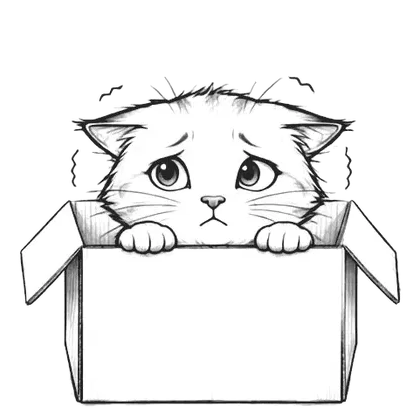
#> input picture assets/cats/anxiety.webp, 420 x 420 px
$ python kf.py ../../assets/cats/alcohol.webp ../../assets/cats/anxiety.webp
#> lines starting #> are read from the running program, lines starting #| are printed output that depends on the picture; after the words box and inside, x2 and y2 are one past the last pixel; in counts of white or black regions, pixels touching at a corner belong together
"""Keyframe pipeline: align AI-edited frames to a base image, cut out, fill body white.
usage: kf.py NAME base.png frame1.png frame2.png ...   -> /mnt/user-data/outputs/pixi_cats/NAME/01.png ...
Frames are aligned (similarity transform) to base using AKAZE matches + RANSAC,
refined with ECC on the lower (static) part. Output: square RGBA 512px, same crop for all."""
import sys, os
import numpy as np, cv2
from scipy import ndimage as ndi
from PIL import Image, ImageFilter

def ink(path, size=1024):
#> called with path = '../../assets/cats/anxiety.webp', size = 1024
    im = Image.open(path).convert('L').resize((size, size), Image.LANCZOS)
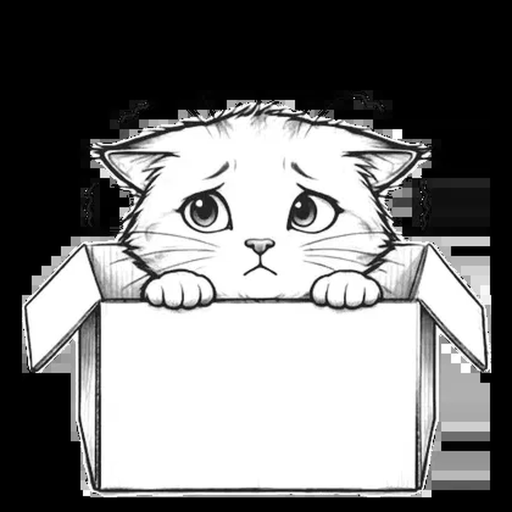
#> im: PIL image 1024x1024 L (shown at 1/2 size); min 0, max 255, mean 124.2
    a = np.array(im).astype(np.float32)
    return np.clip((230 - a) / 170, 0, 1)
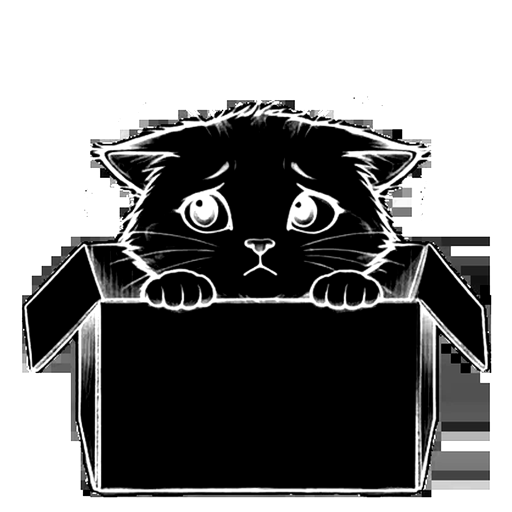
#> returned value: shape (1024, 1024) float32 (shown at 1/2 size); min 0, max 1, mean 0.525

# [45 lines left out: functions align, cutout, not called in this run]

if __name__ == '__main__':
    name, base_p, frames = sys.argv[1], sys.argv[2], sys.argv[3:]
    base = ink(base_p)
    H, Wd = base.shape
#> H = 1024; Wd = 1024
    static = np.zeros_like(base, bool); static[int(H * 0.55):, :] = True   # lower body/feet/tail rarely move
    inks = [base]
    for f in frames:
        img = ink(f)
        M = align(base, img, static)
        inks.append(cv2.warpAffine(img, M, (Wd, H), flags=cv2.INTER_LINEAR))
        print(os.path.basename(f), 'scale %.3f rot %.2f tx %.1f ty %.1f' % (np.hypot(M[0,0], M[1,0]), np.degrees(np.arctan2(M[1,0], M[0,0])), M[0,2], M[1,2]))
    # common crop: union bbox over all frames, square, with margin
    union = np.zeros_like(base, bool)
    for k in inks: union |= k > 0.2
#> this loop made 1 pass
#> pass 1, `for k in inks: union |= k > 0.2`:
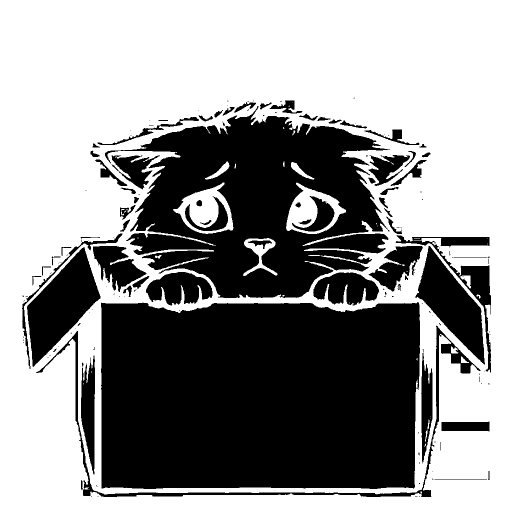
#> union: shape (1024, 1024) bool (shown at 1/2 size); 57.4% white; 159 black regions (94 under 20 px), largest, box (x1, y1, x2, y2) and area: (202, 604, 840, 978) 230275, (210, 212, 780, 596) 118490, (54, 494, 201, 734) 16871
    if os.environ.get('FIXED', '1') == '1':
        # same crop for every animation: square around the BASE cat, bottom-anchored
        ys, xs = np.where(base > 0.2)
        by0, by1, bx0, bx1 = ys.min(), ys.max(), xs.min(), xs.max()
#> by0 = 0; by1 = 1023; bx0 = 0; bx1 = 1023
        side = int((by1 - by0) * 1.30); cx = (bx0 + bx1) // 2
#> after `side = int((by1 - by0) * 1.3)`: side = 1329
#> after `cx = (bx0 + bx1) // 2`: cx = 511
        if os.environ.get('CROPREF'):
            ref = ink(os.environ['CROPREF']); ry, rx = np.where(ref > 0.2)
            rh = ry.max() - ry.min(); side = int(rh * 1.30)
            by0 = by1 - rh
        y1 = by1 + int((by1 - by0) * 0.03); y0 = y1 - side; x0 = cx - side // 2
#> after `y1 = by1 + int((by1 - by0) * 0.03)`: y1 = 1053
#> after `y0 = y1 - side`: y0 = -276
#> after `x0 = cx - side // 2`: x0 = -153
        uy, ux = np.where(union)
        if uy.min() < y0 or ux.min() < x0 or ux.max() > x0 + side:
            print('WARNING: some frame exceeds the fixed crop', uy.min() - y0, ux.min() - x0, x0 + side - ux.max())
    else:
        ys, xs = np.where(union); pad = 24
        y0, y1, x0, x1 = ys.min() - pad, ys.max() + pad, xs.min() - pad, xs.max() + pad
        side = max(y1 - y0, x1 - x0); cx = (x0 + x1) // 2
        y0 = max(0, y1 - side); x0 = max(0, cx - side // 2)
    out_dir = f'/mnt/user-data/outputs/pixi_cats/{name}'; os.makedirs(out_dir, exist_ok=True)
#> (the run stopped early here; a loop or call above may not have finished)

$ run again, on assets/cats/bell.webp
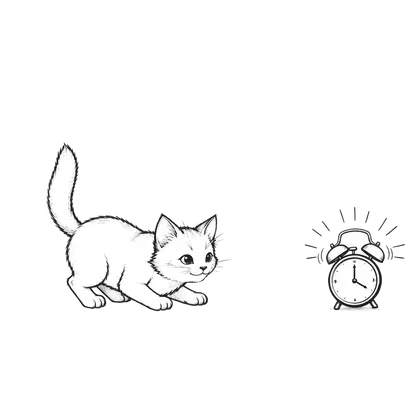
#> input picture assets/cats/bell.webp, 420 x 420 px
#> in ink, `im = Image.open(path).convert('L').resize((size, size), Image.LANCZOS)`:
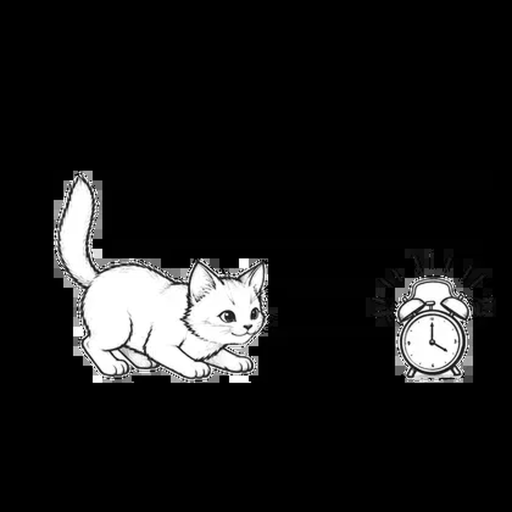
#> im: PIL image 1024x1024 L (shown at 1/2 size); min 0, max 255, mean 26.1
#> the loop `for k in inks: union |= k > 0.2` made 1 pass
#> pass 1, `for k in inks: union |= k > 0.2`:
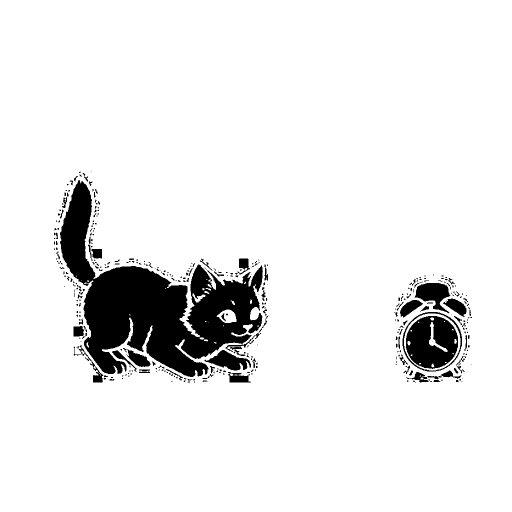
#> union: shape (1024, 1024) bool (shown at 1/2 size); 91.8% white; 374 black regions (279 under 20 px), largest, box (x1, y1, x2, y2) and area: (120, 360, 526, 754) 60885, (812, 632, 916, 738) 8047, (829, 566, 901, 627) 2336
#> by0 = 0; by1 = 1023; bx0 = 0; bx1 = 1023
#> side = 1329
#> cx = 511
#> y1 = 1053
#> y0 = -276
#> x0 = -153

$ run again, on assets/cats/curious.webp
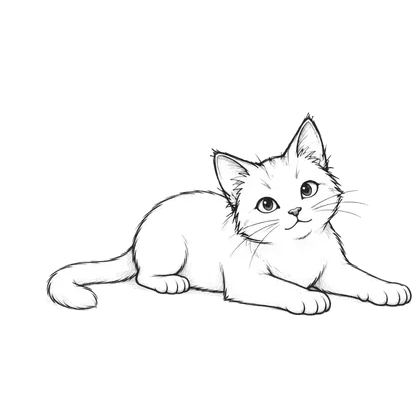
#> input picture assets/cats/curious.webp, 420 x 420 px
#> in ink, `im = Image.open(path).convert('L').resize((size, size), Image.LANCZOS)`:
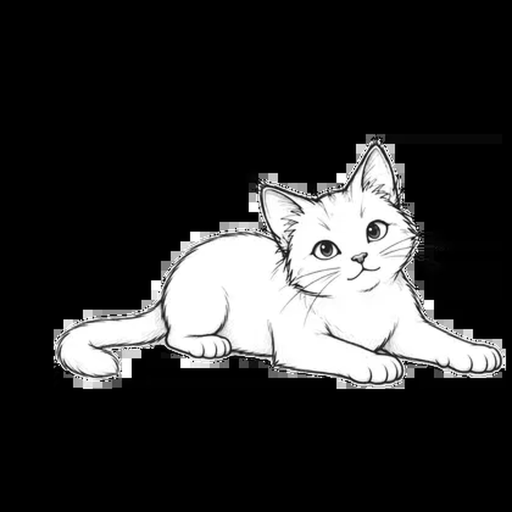
#> im: PIL image 1024x1024 L (shown at 1/2 size); min 0, max 255, mean 47.7
#> the loop `for k in inks: union |= k > 0.2` made 1 pass
#> pass 1, `for k in inks: union |= k > 0.2`:
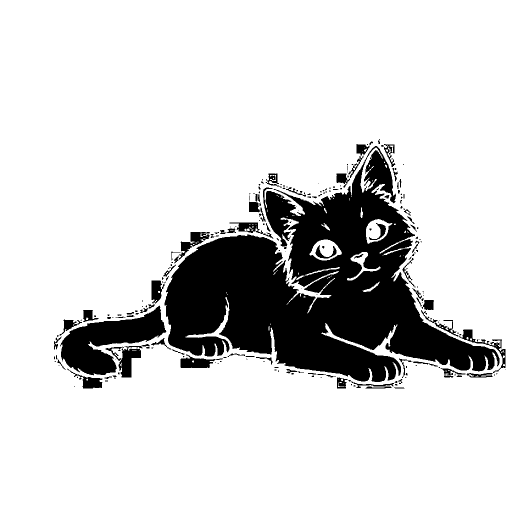
#> union: shape (1024, 1024) bool (shown at 1/2 size); 83.5% white; 224 black regions (147 under 20 px), largest, box (x1, y1, x2, y2) and area: (329, 292, 999, 764) 141061, (120, 611, 333, 751) 13601, (237, 688, 299, 755) 1627
#> by0 = 0; by1 = 1023; bx0 = 0; bx1 = 1023
#> side = 1329
#> cx = 511
#> y1 = 1053
#> y0 = -276
#> x0 = -153

$ run again, on assets/cats/dreams.webp
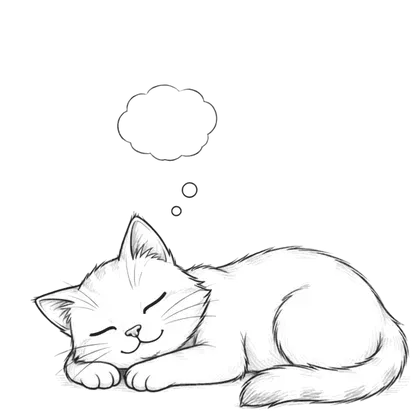
#> input picture assets/cats/dreams.webp, 420 x 420 px
#> in ink, `im = Image.open(path).convert('L').resize((size, size), Image.LANCZOS)`:
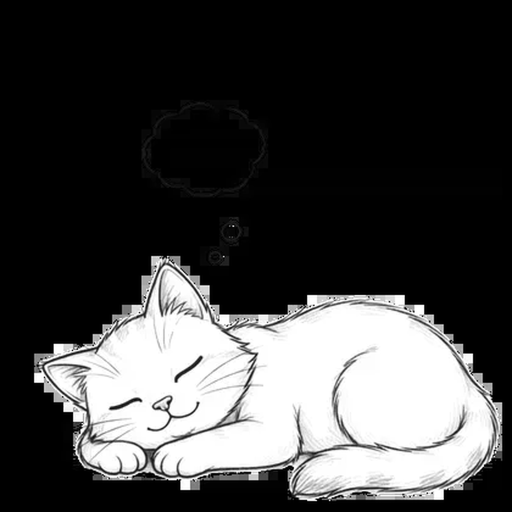
#> im: PIL image 1024x1024 L (shown at 1/2 size); min 0, max 255, mean 66.2
#> the loop `for k in inks: union |= k > 0.2` made 1 pass
#> pass 1, `for k in inks: union |= k > 0.2`:
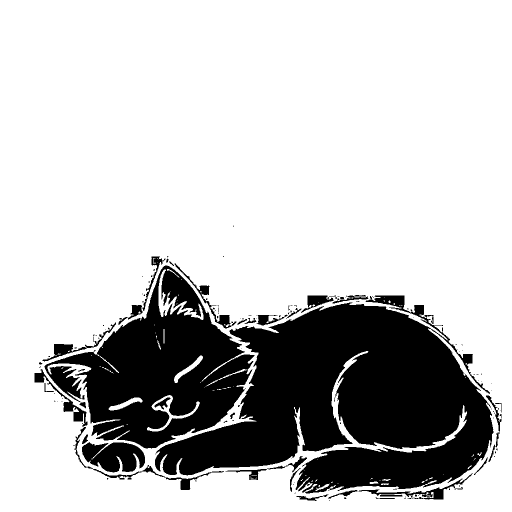
#> union: shape (1024, 1024) bool (shown at 1/2 size); 76.3% white; 144 black regions (106 under 20 px), largest, box (x1, y1, x2, y2) and area: (310, 591, 987, 987) 155941, (89, 531, 509, 897) 72197, (164, 884, 290, 945) 5441
#> by0 = 0; by1 = 1023; bx0 = 0; bx1 = 1023
#> side = 1329
#> cx = 511
#> y1 = 1053
#> y0 = -276
#> x0 = -153
